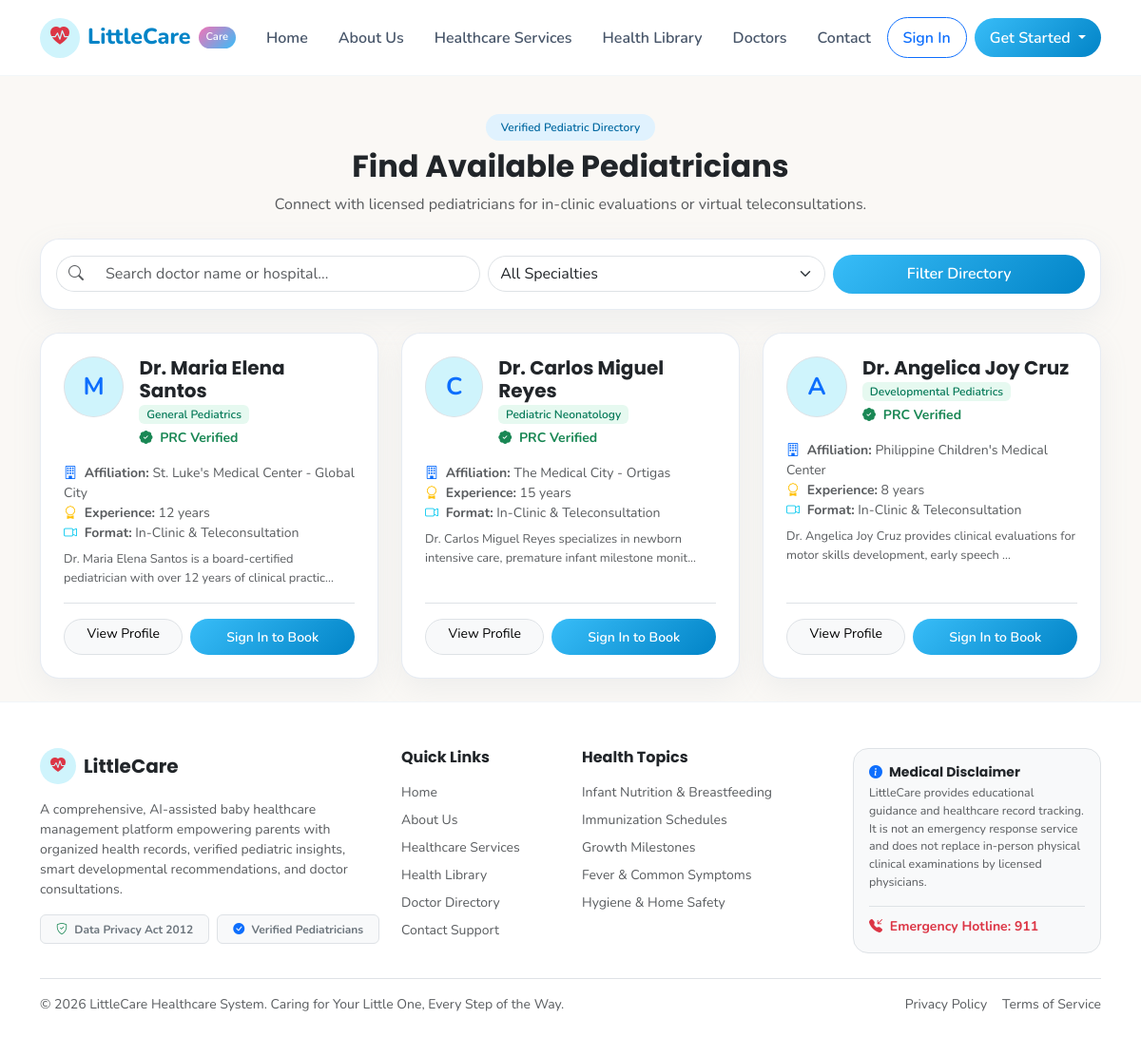
The app's page /doctors/ with its own data.
### app/models/doctor.py (models this page shows, shortened)
class DoctorProfile(db.Model):
    __tablename__ = 'doctor_profiles'
    id = db.Column(db.Integer, primary_key=True)
    user_id = db.Column(db.Integer, db.ForeignKey('users.id', ondelete='CASCADE'), unique=True, nullable=False, index=True)
    specialty = db.Column(db.String(120), nullable=False, default='General Pediatrics')
    license_number = db.Column(db.String(80), nullable=False)  # PRC Medical License
    ptr_number = db.Column(db.String(80), nullable=True)
    clinic_affiliation = db.Column(db.String(200), nullable=False)
    clinic_address = db.Column(db.String(255), nullable=True)
    bio = db.Column(db.Text, nullable=True)
    experience_years = db.Column(db.Integer, default=5)
    consultation_fee = db.Column(db.Float, default=500.0)  # Advisory only, no e-commerce checkout
    consultation_types = db.Column(db.String(120), default='In-Clinic, Teleconsultation')
    is_verified = db.Column(db.Boolean, default=False)
    verification_date = db.Column(db.DateTime, nullable=True)
    verification_notes = db.Column(db.Text, nullable=True)
    created_at = db.Column(db.DateTime, default=datetime.utcnow)
    updated_at = db.Column(db.DateTime, default=datetime.utcnow, onupdate=datetime.utcnow)
    availabilities = db.relationship('DoctorAvailability', backref='doctor', lazy='dynamic', cascade='all, delete-orphan')
    appointments = db.relationship('Appointment', backref='doctor', foreign_keys='Appointment.doctor_id', lazy='dynamic')
    @property
    def doctor_name(self):
        return f"Dr. {self.user.first_name} {self.user.last_name}"

### app/models/user.py (models this page shows, shortened)
class User(UserMixin, db.Model):
    __tablename__ = 'users'
    id = db.Column(db.Integer, primary_key=True)
    email = db.Column(db.String(120), unique=True, nullable=False, index=True)
    password_hash = db.Column(db.String(256), nullable=False)
    first_name = db.Column(db.String(60), nullable=False)
    last_name = db.Column(db.String(60), nullable=False)
    role = db.Column(db.String(20), nullable=False, default='parent')  # 'parent', 'doctor', 'admin'
    phone = db.Column(db.String(30), nullable=True)
    profile_image = db.Column(db.String(255), default='default-avatar.png')
    is_active = db.Column(db.Boolean, default=True)
    created_at = db.Column(db.DateTime, default=datetime.utcnow)
    updated_at = db.Column(db.DateTime, default=datetime.utcnow, onupdate=datetime.utcnow)
    baby_profiles = db.relationship('BabyProfile', backref='parent', lazy='dynamic', cascade='all, delete-orphan')
    doctor_profile = db.relationship('DoctorProfile', backref='user', uselist=False, cascade='all, delete-orphan')
    parent_appointments = db.relationship('Appointment', backref='parent', foreign_keys='Appointment.parent_id', lazy='dynamic')
    ai_conversations = db.relationship('AIConversation', backref='parent', lazy='dynamic', cascade='all, delete-orphan')
    notifications = db.relationship('Notification', backref='user', lazy='dynamic', cascade='all, delete-orphan')
    audit_logs = db.relationship('AuditLog', backref='user', lazy='dynamic')

### app/routes/doctors.py (the view, shortened to what this page needs)
@doctors_bp.route('/')
def directory():
    search = request.args.get('search', '').strip()
    specialty = request.args.get('specialty', '').strip()
    consultation_type = request.args.get('type', '').strip()
    query = DoctorProfile.query.filter_by(is_verified=True)
    if specialty:
        query = query.filter_by(specialty=specialty)
    if consultation_type:
        query = query.filter(DoctorProfile.consultation_types.ilike(f"%{consultation_type}%"))
    doctors = query.all()
    specialties = [
        'General Pediatrics',
        'Pediatric Neonatology',
        'Developmental Pediatrics',
        'Pediatric Cardiology',
        'Pediatric Pulmonology',
        'Pediatric Allergy & Immunology'
    ]
    return render_template(
        'doctors/directory.html',
        doctors=doctors,
        search=search,
        selected_specialty=specialty,
        selected_type=consultation_type,
        specialties=specialties
    )

### app/templates/doctors/directory.html (shortened to what this page needs)
{% extends "base.html" %}
{% block content %}
<div class="container py-4">
    <div class="text-center max-w-700 mx-auto mb-4">
        <span class="badge badge-blue px-3 py-2 rounded-pill mb-2">Verified Pediatric Directory</span>
        <h2 class="fw-bold text-dark">Find Available Pediatricians</h2>
        <p class="text-muted">Connect with licensed pediatricians for in-clinic evaluations or virtual teleconsultations.</p>
    </div>
    <div class="lc-card p-3 mb-4">
        <form method="GET" action="{{ url_for('doctors.directory') }}" class="row g-2 align-items-center">
            <div class="col-md-5">
                <div class="input-group">
                    <span class="input-group-text bg-white border-end-0 rounded-start-pill"><i class="bi bi-search text-muted"></i></span>
                    <input type="text" name="search" class="form-control border-start-0 rounded-end-pill" placeholder="Search doctor name or hospital..." value="{{ search }}">
                </div>
            </div>
            <div class="col-md-4">
                <select name="specialty" class="form-select rounded-pill">
                    <option value="">All Specialties</option>
                </select>
            </div>
            <div class="col-md-3">
                <button type="submit" class="btn btn-lc-primary btn-rounded w-100">
                    Filter Directory
                </button>
            </div>
        </form>
    </div>
    {% if doctors %}
        <div class="row g-4">
            {% for doc in doctors %}
                <div class="col-md-6 col-lg-4">
                    <div class="lc-card p-4 h-100 d-flex flex-column">
                        <div class="d-flex align-items-start gap-3 mb-3">
                            <span class="rounded-circle bg-info-subtle text-primary fw-bold d-inline-flex align-items-center justify-content-center border" style="width: 64px; height: 64px; font-size: 1.6rem;">
                                {{ doc.user.first_name[0] }}
                            </span>
                            <div>
                                <h5 class="fw-bold text-dark mb-0">{{ doc.doctor_name }}</h5>
                                <span class="badge badge-mint mb-1">{{ doc.specialty }}</span>
                                <div class="text-success small fw-bold">
                                    <i class="bi bi-patch-check-fill me-1"></i> PRC Verified
                                </div>
                            </div>
                        </div>
                        <div class="text-muted small mb-3 flex-grow-1">
                            <div><i class="bi bi-building me-1 text-primary"></i> <strong>Affiliation:</strong> {{ doc.clinic_affiliation }}</div>
                            <div><i class="bi bi-award me-1 text-warning"></i> <strong>Experience:</strong> {{ doc.experience_years }} years</div>
                            <div><i class="bi bi-camera-video me-1 text-info"></i> <strong>Format:</strong> {{ doc.consultation_types }}</div>
                            {% if doc.bio %}
                                <p class="mt-2 mb-0 text-muted" style="font-size: 0.8rem;">{{ doc.bio[:95] }}...</p>
                            {% endif %}
                        </div>
                        <div class="border-top pt-3 mt-auto d-flex gap-2">
                            <a href="{{ url_for('doctors.detail', doctor_id=doc.id) }}" class="btn btn-sm btn-light border rounded-pill flex-grow-1">
                                View Profile
                            </a>
                            {% if current_user.is_authenticated and current_user.is_parent %}
                                <a href="{{ url_for('appointments.book', doctor_id=doc.id) }}" class="btn btn-sm btn-lc-primary btn-rounded flex-grow-1">
                                    Book Visit
                                </a>
                            {% else %}
                                <a href="{{ url_for('auth.login', next=url_for('appointments.book', doctor_id=doc.id)) }}" class="btn btn-sm btn-lc-primary btn-rounded flex-grow-1">
                                    Sign In to Book
                                </a>
                            {% endif %}
                        </div>
                    </div>
                </div>
            {% endfor %}
        </div>
    {% endif %}
</div>
{% endblock %}

### app/templates/base.html (shortened to what this page needs)
<!DOCTYPE html>
<html lang="en">
<head>
    <link href="https://cdn.jsdelivr.net/npm/bootstrap@5.3.3/dist/css/bootstrap.min.css" rel="stylesheet">
    <link rel="stylesheet" href="https://cdn.jsdelivr.net/npm/bootstrap-icons@1.11.3/font/bootstrap-icons.min.css">
    <link rel="stylesheet" href="{{ url_for('static', filename='css/custom.css') }}">
</head>
<body>
    {% include 'components/navbar.html' %}
    <main class="flex-grow-1">
        {% block content %}{% endblock %}
    </main>
    {% include 'components/footer.html' %}
</body>
</html>

### app/templates/components/navbar.html (shortened to what this page needs)
<nav class="navbar navbar-expand-lg navbar-littlecare">
    <div class="container">
        <a class="navbar-brand" href="{{ url_for('main.index') }}">
            <span class="rounded-circle bg-info-subtle p-2 d-inline-flex align-items-center justify-content-center text-primary" style="width: 42px; height: 42px;">
                <i class="bi bi-heart-pulse-fill text-danger fs-5"></i>
            </span>
            <span>LittleCare</span>
            <span class="brand-badge">Care</span>
        </a>
        <div class="collapse navbar-collapse" id="littleCareNav">
            <ul class="navbar-nav me-auto mb-2 mb-lg-0 align-items-lg-center">
                {% if not current_user.is_authenticated %}
                    <li class="nav-item"><a class="nav-link" href="{{ url_for('main.index') }}">Home</a></li>
                    <li class="nav-item"><a class="nav-link" href="{{ url_for('main.about') }}">About Us</a></li>
                    <li class="nav-item"><a class="nav-link" href="{{ url_for('main.services') }}">Healthcare Services</a></li>
                    <li class="nav-item"><a class="nav-link" href="{{ url_for('articles.index') }}">Health Library</a></li>
                    <li class="nav-item"><a class="nav-link" href="{{ url_for('doctors.directory') }}">Doctors</a></li>
                    <li class="nav-item"><a class="nav-link" href="{{ url_for('main.contact') }}">Contact</a></li>
                {% endif %}
            </ul>
            <div class="d-flex align-items-center gap-2">
                {% if not current_user.is_authenticated %}
                    <a href="{{ url_for('auth.login') }}" class="btn btn-outline-primary btn-rounded px-3">Sign In</a>
                    <div class="dropdown">
                        <button class="btn btn-lc-primary btn-rounded px-3 dropdown-toggle" type="button" data-bs-toggle="dropdown">
                            Get Started
                        </button>
                    </div>
                {% endif %}
            </div>
        </div>
    </div>
</nav>

### app/templates/components/footer.html
<footer class="footer mt-auto">
    <div class="container">
        <div class="row g-4 mb-4">
            <div class="col-lg-4 col-md-6">
                <div class="d-flex align-items-center gap-2 mb-3">
                    <span class="rounded-circle bg-info-subtle p-2 d-inline-flex align-items-center justify-content-center text-primary" style="width: 38px; height: 38px;">
                        <i class="bi bi-heart-pulse-fill text-danger"></i>
                    </span>
                    <h5 class="mb-0 fw-bold text-dark">LittleCare</h5>
                </div>
                <p class="text-muted small leading-relaxed">
                    A comprehensive, AI-assisted baby healthcare management platform empowering parents with organized health records, verified pediatric insights, smart developmental recommendations, and doctor consultations.
                </p>
                <div class="d-flex gap-2 mt-3">
                    <span class="badge bg-light text-secondary border px-3 py-2"><i class="bi bi-shield-check text-success me-1"></i> Data Privacy Act 2012</span>
                    <span class="badge bg-light text-secondary border px-3 py-2"><i class="bi bi-check-circle-fill text-primary me-1"></i> Verified Pediatricians</span>
                </div>
            </div>
            <div class="col-lg-2 col-md-6">
                <h6 class="fw-bold mb-3 text-dark">Quick Links</h6>
                <ul class="list-unstyled small">
                    <li class="mb-2"><a href="{{ url_for('main.index') }}" class="text-decoration-none text-muted">Home</a></li>
                    <li class="mb-2"><a href="{{ url_for('main.about') }}" class="text-decoration-none text-muted">About Us</a></li>
                    <li class="mb-2"><a href="{{ url_for('main.services') }}" class="text-decoration-none text-muted">Healthcare Services</a></li>
                    <li class="mb-2"><a href="{{ url_for('articles.index') }}" class="text-decoration-none text-muted">Health Library</a></li>
                    <li class="mb-2"><a href="{{ url_for('doctors.directory') }}" class="text-decoration-none text-muted">Doctor Directory</a></li>
                    <li class="mb-2"><a href="{{ url_for('main.contact') }}" class="text-decoration-none text-muted">Contact Support</a></li>
                </ul>
            </div>
            <div class="col-lg-3 col-md-6">
                <h6 class="fw-bold mb-3 text-dark">Health Topics</h6>
                <ul class="list-unstyled small">
                    <li class="mb-2"><a href="{{ url_for('articles.index', category='Baby Nutrition') }}" class="text-decoration-none text-muted">Infant Nutrition & Breastfeeding</a></li>
                    <li class="mb-2"><a href="{{ url_for('articles.index', category='Vaccination Guide') }}" class="text-decoration-none text-muted">Immunization Schedules</a></li>
                    <li class="mb-2"><a href="{{ url_for('articles.index', category='Baby Growth and Development') }}" class="text-decoration-none text-muted">Growth Milestones</a></li>
                    <li class="mb-2"><a href="{{ url_for('articles.index', category='Common Baby Health Concerns') }}" class="text-decoration-none text-muted">Fever & Common Symptoms</a></li>
                    <li class="mb-2"><a href="{{ url_for('articles.index', category='Baby Hygiene and Safety') }}" class="text-decoration-none text-muted">Hygiene & Home Safety</a></li>
                </ul>
            </div>
            <div class="col-lg-3 col-md-6">
                <div class="p-3 rounded-4 bg-light border">
                    <h6 class="fw-bold text-dark small mb-1"><i class="bi bi-info-circle-fill text-primary me-1"></i> Medical Disclaimer</h6>
                    <p class="text-muted" style="font-size: 0.78rem;">
                        LittleCare provides educational guidance and healthcare record tracking. It is not an emergency response service and does not replace in-person physical clinical examinations by licensed physicians.
                    </p>
                    <div class="border-top pt-2">
                        <small class="text-danger fw-bold"><i class="bi bi-telephone-inbound-fill me-1"></i> Emergency Hotline: 911</small>
                    </div>
                </div>
            </div>
        </div>
        <div class="border-top pt-3 d-flex flex-column flex-md-row justify-content-between align-items-center small text-muted">
            <p class="mb-0">&copy; 2026 LittleCare Healthcare System. Caring for Your Little One, Every Step of the Way.</p>
            <div class="d-flex gap-3 mt-2 mt-md-0">
                <a href="{{ url_for('main.privacy') }}" class="text-muted text-decoration-none">Privacy Policy</a>
                <a href="{{ url_for('main.contact') }}" class="text-muted text-decoration-none">Terms of Service</a>
            </div>
        </div>
    </div>
</footer>

### records on screen
DoctorProfile: user "M", doctor_name "Dr. Maria Elena Santos", specialty "General Pediatrics", clinic_affiliation "St. Luke's Medical Center - Global City", experience_years "12", consultation_types "In-Clinic & Teleconsultation", bio "Dr. Maria Elena Santos is a board-certified pediatrician with over 12 years of clinical practic"
DoctorProfile: user "C", doctor_name "Dr. Carlos Miguel Reyes", specialty "Pediatric Neonatology", clinic_affiliation "The Medical City - Ortigas", experience_years "15", consultation_types "In-Clinic & Teleconsultation", bio "Dr. Carlos Miguel Reyes specializes in newborn intensive care, premature infant milestone monit"
DoctorProfile: user "A", doctor_name "Dr. Angelica Joy Cruz", specialty "Developmental Pediatrics", clinic_affiliation "Philippine Children's Medical Center", experience_years "8", consultation_types "In-Clinic & Teleconsultation", bio "Dr. Angelica Joy Cruz provides clinical evaluations for motor skills development, early speech"
